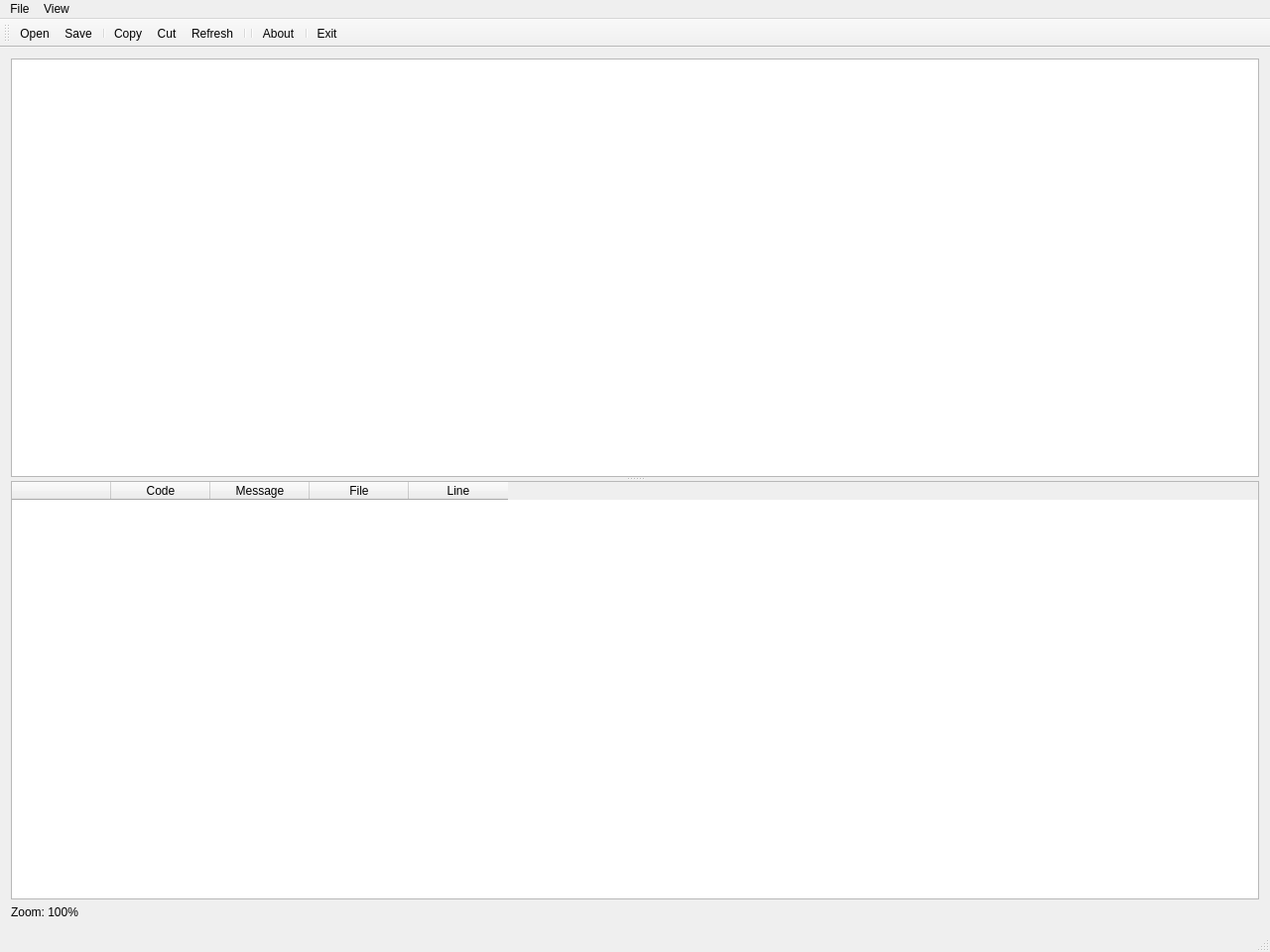
<?xml version="1.0" encoding="UTF-8"?>
<ui version="4.0">
 <class>MainWindow</class>
 <widget class="QMainWindow" name="MainWindow">
  <property name="geometry">
   <rect>
    <x>0</x>
    <y>0</y>
    <width>1280</width>
    <height>960</height>
   </rect>
  </property>
  <property name="sizePolicy">
   <sizepolicy hsizetype="Fixed" vsizetype="Fixed">
    <horstretch>0</horstretch>
    <verstretch>0</verstretch>
   </sizepolicy>
  </property>
  <property name="windowTitle">
   <string>Linty</string>
  </property>
  <widget class="QWidget" name="centralWidget">
   <layout class="QVBoxLayout" name="verticalLayout">
    <item>
     <widget class="QSplitter" name="splitter">
      <property name="orientation">
       <enum>Qt::Vertical</enum>
      </property>
      <widget class="CodeEditor" name="codeEditor"/>
      <widget class="QTableWidget" name="lintTable">
       <property name="sizePolicy">
        <sizepolicy hsizetype="Expanding" vsizetype="Expanding">
         <horstretch>0</horstretch>
         <verstretch>0</verstretch>
        </sizepolicy>
       </property>
       <property name="baseSize">
        <size>
         <width>1006</width>
         <height>207</height>
        </size>
       </property>
       <property name="mouseTracking">
        <bool>true</bool>
       </property>
       <property name="styleSheet">
        <string notr="true">selection-background-color: rgb(195, 225, 255);
selection-color: rgb(0, 0, 0);</string>
       </property>
       <property name="editTriggers">
        <set>QAbstractItemView::NoEditTriggers</set>
       </property>
       <property name="alternatingRowColors">
        <bool>false</bool>
       </property>
       <property name="selectionMode">
        <enum>QAbstractItemView::SingleSelection</enum>
       </property>
       <property name="selectionBehavior">
        <enum>QAbstractItemView::SelectRows</enum>
       </property>
       <property name="sortingEnabled">
        <bool>true</bool>
       </property>
       <attribute name="horizontalHeaderVisible">
        <bool>true</bool>
       </attribute>
       <attribute name="horizontalHeaderMinimumSectionSize">
        <number>20</number>
       </attribute>
       <attribute name="horizontalHeaderHighlightSections">
        <bool>false</bool>
       </attribute>
       <attribute name="horizontalHeaderStretchLastSection">
        <bool>false</bool>
       </attribute>
       <attribute name="verticalHeaderVisible">
        <bool>true</bool>
       </attribute>
       <attribute name="verticalHeaderDefaultSectionSize">
        <number>27</number>
       </attribute>
       <attribute name="verticalHeaderHighlightSections">
        <bool>true</bool>
       </attribute>
       <attribute name="verticalHeaderStretchLastSection">
        <bool>false</bool>
       </attribute>
       <column>
        <property name="text">
         <string/>
        </property>
       </column>
       <column>
        <property name="text">
         <string>Code</string>
        </property>
       </column>
       <column>
        <property name="text">
         <string>Message</string>
        </property>
       </column>
       <column>
        <property name="text">
         <string>File</string>
        </property>
       </column>
       <column>
        <property name="text">
         <string>Line</string>
        </property>
       </column>
      </widget>
     </widget>
    </item>
    <item>
     <layout class="QVBoxLayout" name="verticalLayout_2"/>
    </item>
    <item>
     <widget class="QLabel" name="label">
      <property name="text">
       <string>Zoom: 100%</string>
      </property>
     </widget>
    </item>
   </layout>
  </widget>
  <widget class="QMenuBar" name="menuBar">
   <property name="geometry">
    <rect>
     <x>0</x>
     <y>0</y>
     <width>1280</width>
     <height>21</height>
    </rect>
   </property>
   <widget class="QMenu" name="menuFile">
    <property name="title">
     <string>File</string>
    </property>
    <addaction name="separator"/>
    <addaction name="actionLint"/>
    <addaction name="actionLint_project"/>
    <addaction name="actionLint_options"/>
    <addaction name="separator"/>
    <addaction name="actionExit"/>
   </widget>
   <widget class="QMenu" name="menuView">
    <property name="title">
     <string>View</string>
    </property>
    <addaction name="actionLog"/>
   </widget>
   <addaction name="menuFile"/>
   <addaction name="menuView"/>
  </widget>
  <widget class="QToolBar" name="mainToolBar">
   <attribute name="toolBarArea">
    <enum>TopToolBarArea</enum>
   </attribute>
   <attribute name="toolBarBreak">
    <bool>false</bool>
   </attribute>
   <addaction name="actionOpen"/>
   <addaction name="actionSave"/>
   <addaction name="separator"/>
   <addaction name="actionCopy"/>
   <addaction name="actionCut"/>
   <addaction name="actionRefresh"/>
   <addaction name="separator"/>
   <addaction name="separator"/>
   <addaction name="aboutLinty"/>
   <addaction name="separator"/>
   <addaction name="actionExit"/>
  </widget>
  <widget class="QStatusBar" name="statusBar"/>
  <action name="actionOpen">
   <property name="icon">
    <iconset resource="PC-Lint GUI.qrc">
     <normaloff>:/images/open.png</normaloff>:/images/open.png</iconset>
   </property>
   <property name="text">
    <string>Open</string>
   </property>
   <property name="toolTip">
    <string>Open file</string>
   </property>
   <property name="shortcut">
    <string>Ctrl+O</string>
   </property>
  </action>
  <action name="actionSave">
   <property name="icon">
    <iconset resource="PC-Lint GUI.qrc">
     <normaloff>:/images/save.png</normaloff>:/images/save.png</iconset>
   </property>
   <property name="text">
    <string>Save</string>
   </property>
   <property name="toolTip">
    <string>Save file</string>
   </property>
   <property name="shortcut">
    <string>Ctrl+S</string>
   </property>
  </action>
  <action name="actionExit">
   <property name="icon">
    <iconset theme="exit.png" resource="PC-Lint GUI.qrc">
     <normaloff>:/images/exit.png</normaloff>:/images/exit.png</iconset>
   </property>
   <property name="text">
    <string>Exit</string>
   </property>
   <property name="toolTip">
    <string>Exit Linty</string>
   </property>
  </action>
  <action name="actionCopy">
   <property name="icon">
    <iconset resource="PC-Lint GUI.qrc">
     <normaloff>:/images/copy.png</normaloff>:/images/copy.png</iconset>
   </property>
   <property name="text">
    <string>Copy</string>
   </property>
   <property name="shortcut">
    <string>Ctrl+C</string>
   </property>
  </action>
  <action name="actionCut">
   <property name="icon">
    <iconset resource="PC-Lint GUI.qrc">
     <normaloff>:/images/cut.png</normaloff>:/images/cut.png</iconset>
   </property>
   <property name="text">
    <string>Cut</string>
   </property>
   <property name="shortcut">
    <string>Ctrl+X</string>
   </property>
  </action>
  <action name="actionRefresh">
   <property name="icon">
    <iconset resource="PC-Lint GUI.qrc">
     <normaloff>:/images/refresh.png</normaloff>:/images/refresh.png</iconset>
   </property>
   <property name="text">
    <string>Refresh</string>
   </property>
   <property name="toolTip">
    <string>Refresh</string>
   </property>
  </action>
  <action name="aboutLinty">
   <property name="icon">
    <iconset resource="PC-Lint GUI.qrc">
     <normaloff>:/images/info.png</normaloff>:/images/info.png</iconset>
   </property>
   <property name="text">
    <string>About</string>
   </property>
   <property name="toolTip">
    <string>About Linty</string>
   </property>
  </action>
  <action name="actionLint">
   <property name="text">
    <string>Lint directory</string>
   </property>
   <property name="toolTip">
    <string>Lint directory</string>
   </property>
  </action>
  <action name="actionLint_options">
   <property name="text">
    <string>Preferences</string>
   </property>
  </action>
  <action name="actionLint_project">
   <property name="text">
    <string>Lint project</string>
   </property>
  </action>
  <action name="actionLog">
   <property name="text">
    <string>Log</string>
   </property>
  </action>
 </widget>
 <layoutdefault spacing="6" margin="11"/>
 <customwidgets>
  <customwidget>
   <class>CodeEditor</class>
   <extends>QPlainTextEdit</extends>
   <header>codeeditor.h</header>
  </customwidget>
 </customwidgets>
 <resources>
  <include location="PC-Lint GUI.qrc"/>
 </resources>
 <connections/>
</ui>
